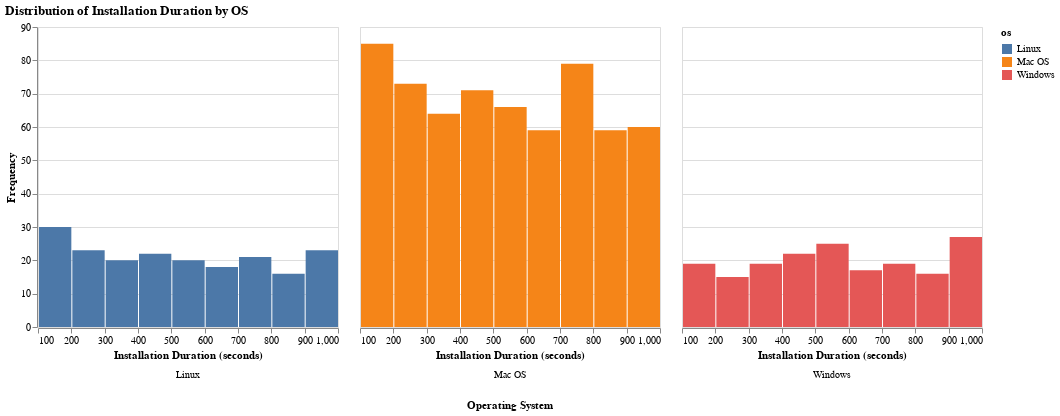
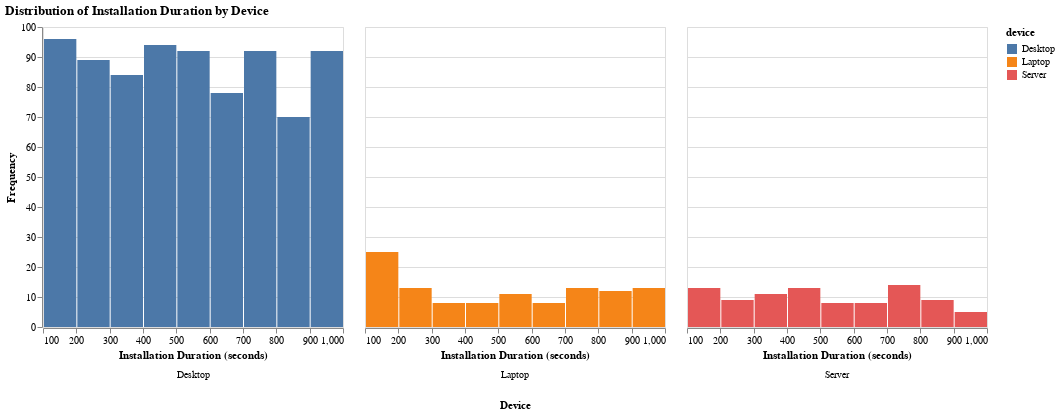
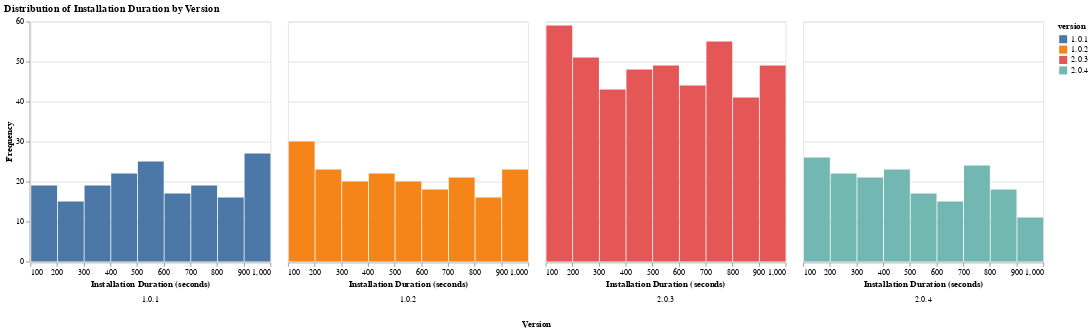

Notebook source saved alongside these figures, in order:
### Markdown cell above
### Distribution of installation duration
In this section we looked at the distribution of `installation_duration_milliseconds` across all categorical dimensions.

What is interesting to see here is that there is NOT a normal distribution (gausian distribution) and we see the times (frequency) being split similarly across all time blocks.

### Code cell
# Filter out negative installation durations
df_filtered = df[df['installation_duration_milliseconds'] >= 0].copy()

# Convert milliseconds to seconds for better readability on the plot
df_filtered['installation_duration_seconds'] = df_filtered['installation_duration_milliseconds'] / 1000

# Create histograms for installation duration distributions

# Distribution by OS
chart_duration_os = alt.Chart(df_filtered).mark_bar().encode(
    alt.X('installation_duration_seconds:Q', bin=True, title='Installation Duration (seconds)'),
    alt.Y('count()', title='Frequency'),
    color='os:N',
    column=alt.Column('os:N', header=alt.Header(titleOrient="bottom", labelOrient="bottom"), title='Operating System')
).properties(
    title='Distribution of Installation Duration by OS'
)

# Distribution by Device
chart_duration_device = alt.Chart(df_filtered).mark_bar().encode(
    alt.X('installation_duration_seconds:Q', bin=True, title='Installation Duration (seconds)'),
    alt.Y('count()', title='Frequency'),
    color='device:N',
    column=alt.Column('device:N', header=alt.Header(titleOrient="bottom", labelOrient="bottom"), title='Device')
).properties(
    title='Distribution of Installation Duration by Device'
)

# Distribution by Version
chart_duration_version = alt.Chart(df_filtered).mark_bar().encode(
    alt.X('installation_duration_seconds:Q', bin=True, title='Installation Duration (seconds)'),
    alt.Y('count()', title='Frequency'),
    color='version:N',
    column=alt.Column('version:N', header=alt.Header(titleOrient="bottom", labelOrient="bottom"), title='Version')
).properties(
    title='Distribution of Installation Duration by Version'
)

# Combine charts vertically or display individually
chart_duration_os.display()
chart_duration_device.display()
chart_duration_version.display()

### Figure 1 — Vega-Lite specification as saved in the notebook (floating-point values rounded to 4 significant figures; data arrays with more than 128 entries replaced by an {"elided": "..."} marker saying what was removed)
{"config": {"view": {"continuousWidth": 300, "continuousHeight": 300}}, "data": {"name": "data-6491c23f4795c7900beea9db81ab6d3a"}, "mark": {"type": "bar"}, "encoding": {"color": {"field": "os", "type": "nominal"}, "column": {"field": "os", "header": {"labelOrient": "bottom", "titleOrient": "bottom"}, "title": "Operating System", "type": "nominal"}, "x": {"bin": true, "field": "installation_duration_seconds", "title": "Installation Duration (seconds)", "type": "quantitative"}, "y": {"aggregate": "count", "title": "Frequency", "type": "quantitative"}}, "title": "Distribution of Installation Duration by OS", "$schema": "https://vega.github.io/schema/vega-lite/v5.20.1.json", "datasets": {"data-6491c23f4795c7900beea9db81ab6d3a": {"elided": "988 records"}}}

### Figure 2 — Vega-Lite specification as saved in the notebook (floating-point values rounded to 4 significant figures; data arrays with more than 128 entries replaced by an {"elided": "..."} marker saying what was removed)
{"config": {"view": {"continuousWidth": 300, "continuousHeight": 300}}, "data": {"name": "data-6491c23f4795c7900beea9db81ab6d3a"}, "mark": {"type": "bar"}, "encoding": {"color": {"field": "device", "type": "nominal"}, "column": {"field": "device", "header": {"labelOrient": "bottom", "titleOrient": "bottom"}, "title": "Device", "type": "nominal"}, "x": {"bin": true, "field": "installation_duration_seconds", "title": "Installation Duration (seconds)", "type": "quantitative"}, "y": {"aggregate": "count", "title": "Frequency", "type": "quantitative"}}, "title": "Distribution of Installation Duration by Device", "$schema": "https://vega.github.io/schema/vega-lite/v5.20.1.json", "datasets": {"data-6491c23f4795c7900beea9db81ab6d3a": {"elided": "988 records"}}}

### Figure 3 — Vega-Lite specification as saved in the notebook (floating-point values rounded to 4 significant figures; data arrays with more than 128 entries replaced by an {"elided": "..."} marker saying what was removed)
{"config": {"view": {"continuousWidth": 300, "continuousHeight": 300}}, "data": {"name": "data-6491c23f4795c7900beea9db81ab6d3a"}, "mark": {"type": "bar"}, "encoding": {"color": {"field": "version", "type": "nominal"}, "column": {"field": "version", "header": {"labelOrient": "bottom", "titleOrient": "bottom"}, "title": "Version", "type": "nominal"}, "x": {"bin": true, "field": "installation_duration_seconds", "title": "Installation Duration (seconds)", "type": "quantitative"}, "y": {"aggregate": "count", "title": "Frequency", "type": "quantitative"}}, "title": "Distribution of Installation Duration by Version", "$schema": "https://vega.github.io/schema/vega-lite/v5.20.1.json", "datasets": {"data-6491c23f4795c7900beea9db81ab6d3a": {"elided": "988 records"}}}
